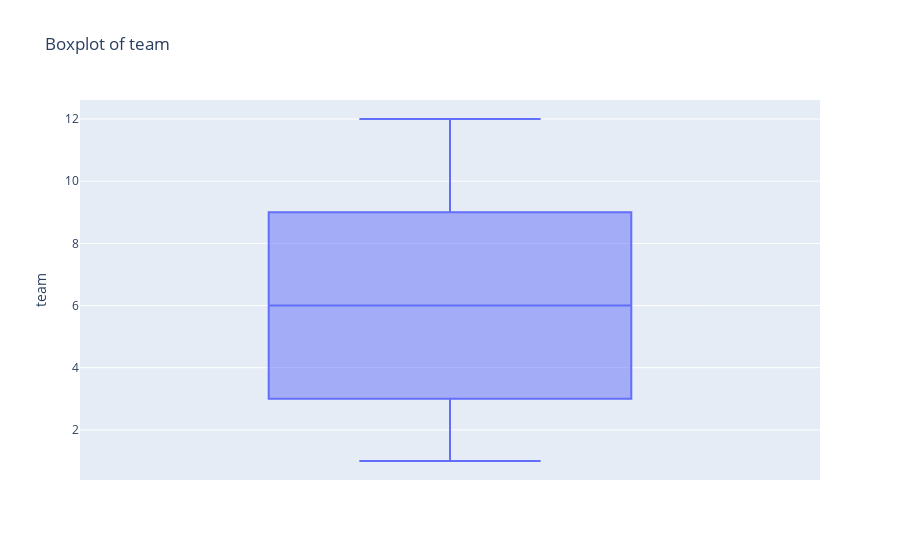
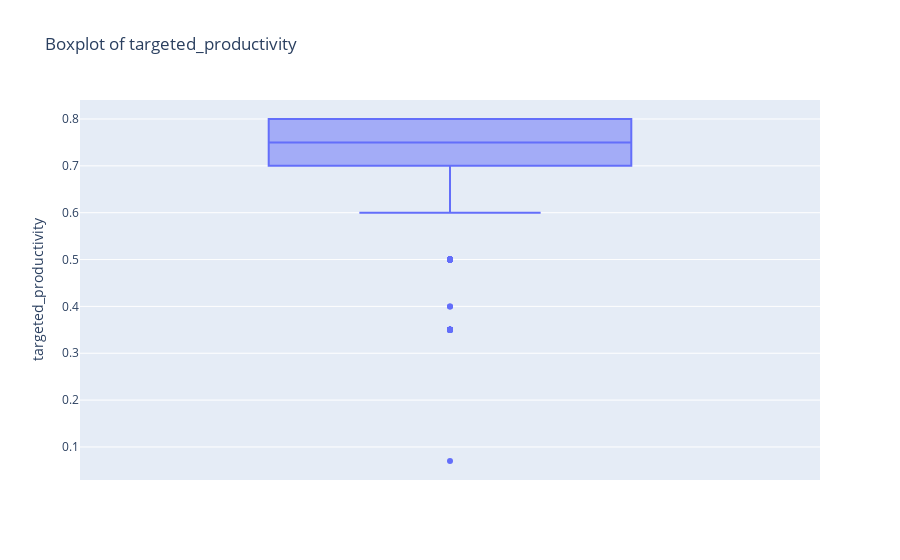
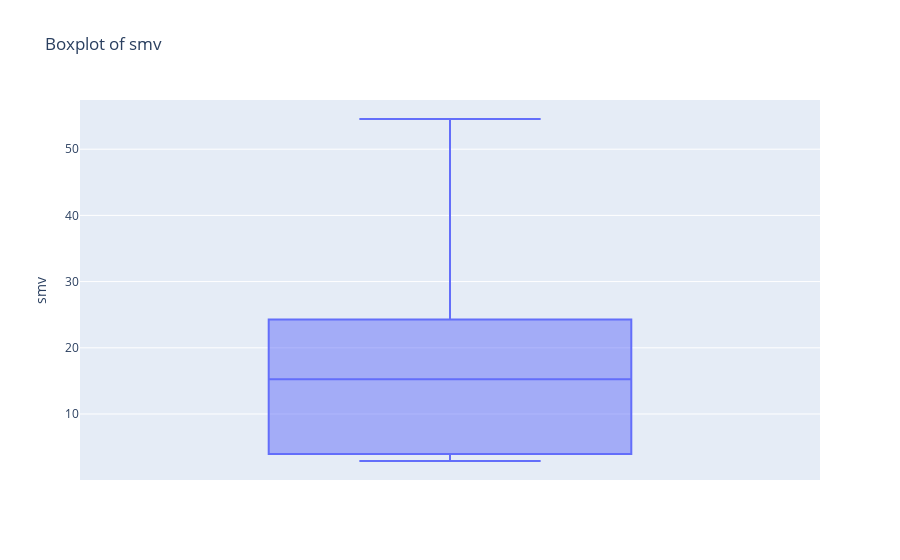
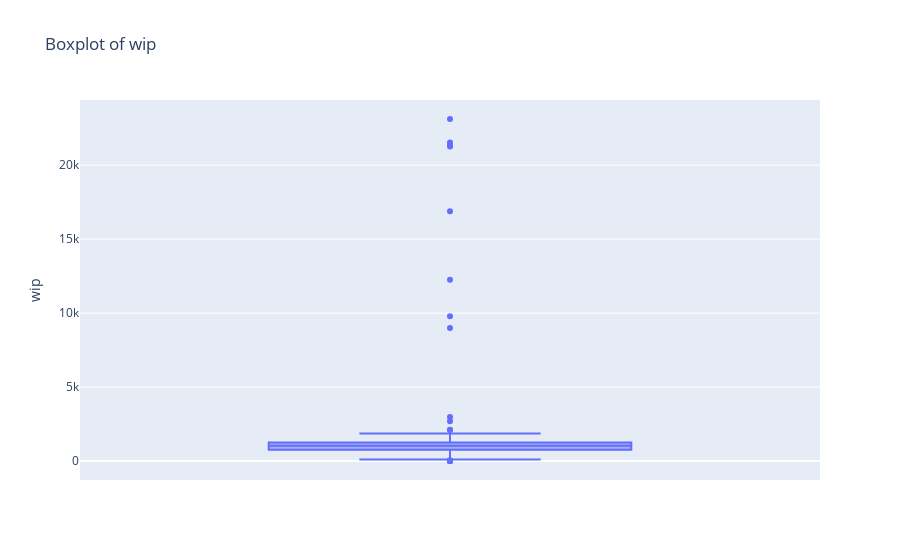

The notebook cell saved with these charts, in order:
### Code cell
from data.graphs_plots import numeric_boxplot_graphs
numeric_boxplot_graphs(df)

### Figure 1 — Plotly figure (JSON) as saved in the notebook; plotly's stock layout.template omitted (floating-point values rounded to 4 significant figures; data arrays with more than 128 entries replaced by an {"elided": "..."} marker saying what was removed)
{"data": [{"alignmentgroup": "True", "boxpoints": "outliers", "hovertemplate": "team=%{y}<extra></extra>", "legendgroup": "", "marker": {"color": "#636efa"}, "name": "", "notched": false, "offsetgroup": "", "orientation": "v", "showlegend": false, "type": "box", "x0": " ", "xaxis": "x", "y": {"elided": "1197 int values"}, "y0": " ", "yaxis": "y"}], "layout": {"boxmode": "group", "legend": {"tracegroupgap": 0}, "title": {"text": "Boxplot of team"}, "xaxis": {"anchor": "y", "domain": [0, 1]}, "yaxis": {"anchor": "x", "domain": [0, 1], "title": {"text": "team"}}}}

### Figure 2 — Plotly figure (JSON) as saved in the notebook; plotly's stock layout.template omitted (floating-point values rounded to 4 significant figures; data arrays with more than 128 entries replaced by an {"elided": "..."} marker saying what was removed)
{"data": [{"alignmentgroup": "True", "boxpoints": "outliers", "hovertemplate": "targeted_productivity=%{y}<extra></extra>", "legendgroup": "", "marker": {"color": "#636efa"}, "name": "", "notched": false, "offsetgroup": "", "orientation": "v", "showlegend": false, "type": "box", "x0": " ", "xaxis": "x", "y": {"elided": "1197 float values"}, "y0": " ", "yaxis": "y"}], "layout": {"boxmode": "group", "legend": {"tracegroupgap": 0}, "title": {"text": "Boxplot of targeted_productivity"}, "xaxis": {"anchor": "y", "domain": [0, 1]}, "yaxis": {"anchor": "x", "domain": [0, 1], "title": {"text": "targeted_productivity"}}}}

### Figure 3 — Plotly figure (JSON) as saved in the notebook; plotly's stock layout.template omitted (floating-point values rounded to 4 significant figures; data arrays with more than 128 entries replaced by an {"elided": "..."} marker saying what was removed)
{"data": [{"alignmentgroup": "True", "boxpoints": "outliers", "hovertemplate": "smv=%{y}<extra></extra>", "legendgroup": "", "marker": {"color": "#636efa"}, "name": "", "notched": false, "offsetgroup": "", "orientation": "v", "showlegend": false, "type": "box", "x0": " ", "xaxis": "x", "y": {"elided": "1197 float values"}, "y0": " ", "yaxis": "y"}], "layout": {"boxmode": "group", "legend": {"tracegroupgap": 0}, "title": {"text": "Boxplot of smv"}, "xaxis": {"anchor": "y", "domain": [0, 1]}, "yaxis": {"anchor": "x", "domain": [0, 1], "title": {"text": "smv"}}}}

### Figure 4 — Plotly figure (JSON) as saved in the notebook; plotly's stock layout.template omitted (floating-point values rounded to 4 significant figures; data arrays with more than 128 entries replaced by an {"elided": "..."} marker saying what was removed)
{"data": [{"alignmentgroup": "True", "boxpoints": "outliers", "hovertemplate": "wip=%{y}<extra></extra>", "legendgroup": "", "marker": {"color": "#636efa"}, "name": "", "notched": false, "offsetgroup": "", "orientation": "v", "showlegend": false, "type": "box", "x0": " ", "xaxis": "x", "y": {"elided": "1197 int values"}, "y0": " ", "yaxis": "y"}], "layout": {"boxmode": "group", "legend": {"tracegroupgap": 0}, "title": {"text": "Boxplot of wip"}, "xaxis": {"anchor": "y", "domain": [0, 1]}, "yaxis": {"anchor": "x", "domain": [0, 1], "title": {"text": "wip"}}}}
